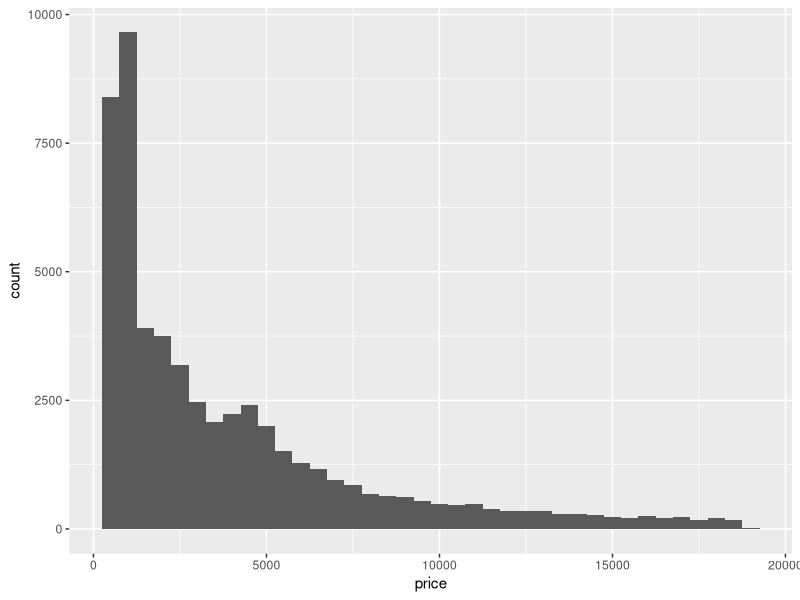
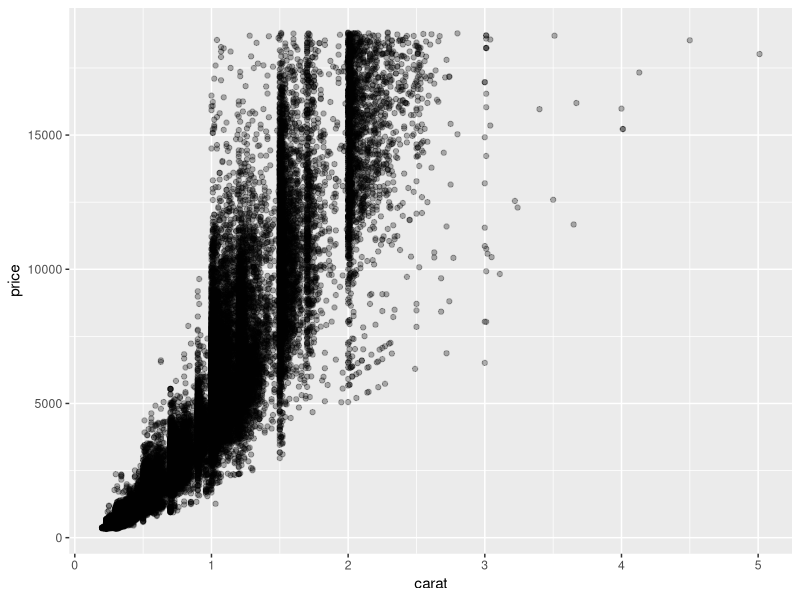
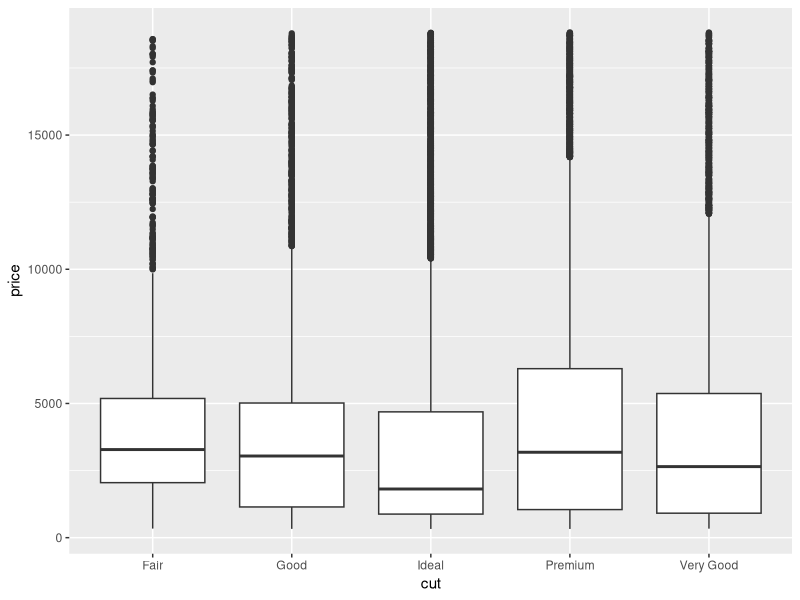
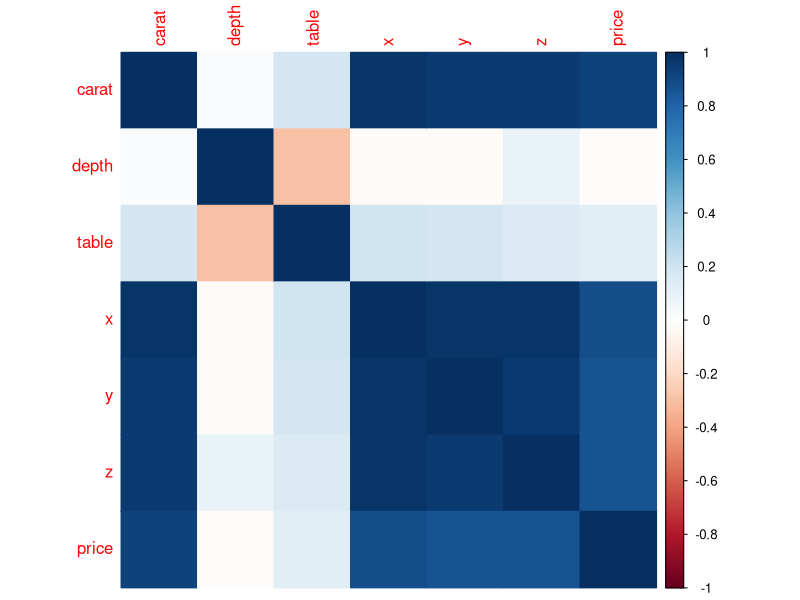

Reproduce these figures in R, in order.
## ---- chunk 1
# Read Data
library(readxl)
diamonds_data <- read_excel("diamonds dataset 2.xlsx", skip = 1)
head(diamonds_data)
summary(diamonds_data)
## ---- chunk 2
# Call Library
library(MASS)
library(e1071)
library(class)
library(ggplot2)
library(dplyr)
library(GGally)
library(corrplot)
## ---- chunk 3
# Check missing values per variable
colSums(is.na(diamonds_data))

# Count duplicated rows
sum(duplicated(diamonds_data)) 

# Remove duplicated rows to keep only unique athletes
diamonds_data <- diamonds_data[!duplicated(diamonds_data), ]

# Confirm duplicates are gone
sum(duplicated(diamonds_data))
## ---- chunk 4
# Convert categorical variables into factors
diamonds_data$cut    <- factor(diamonds_data$cut)
diamonds_data$color  <- factor(diamonds_data$color)
diamonds_data$clarity <- factor(diamonds_data$clarity)
str(diamonds_data)
## ---- chunk 5
# Exploratory Data Analysis

# Histogram
ggplot(diamonds_data, aes(x = price)) + geom_histogram(binwidth = 500)

# Scatterplots
ggplot(diamonds_data, aes(x = carat, y = price)) + geom_point(alpha = 0.3)

# Boxplots or Violin plots
ggplot(diamonds_data, aes(x = cut, y = price)) + geom_boxplot()

# Correlation Matrix (for numeric predictors)
corrplot(cor(diamonds_data[, c("carat","depth","table","x","y","z","price")]),
         method = "color")

## ---- chunk 6
# CREATE A BINARY CLASSIFICATION TARGET
# Here we define "High" price as the top 25% most expensive diamonds
price_threshold <- quantile(diamonds_data$price, 0.75)

diamonds_data$price_class <- ifelse(diamonds_data$price >= price_threshold,
                                    "High", "NotHigh")
diamonds_data$price_class <- factor(diamonds_data$price_class,
                                    levels = c("NotHigh", "High"))

table(diamonds_data$price_class)  # check class balance

# TRAIN–TEST SPLIT (70% train, 30% test)
n <- nrow(diamonds_data)
set.seed(123)
train_index <- sample(seq_len(n), size = 0.7 * n)

train_data <- diamonds_data[train_index, ]
test_data  <- diamonds_data[-train_index, ]

# 3. CHOOSE PREDICTOR VARIABLES
# We use all main predictors except the raw price (since that defines price_class)
predictors <- c("carat", "cut", "color", "clarity",
                "depth", "table", "x", "y", "z")

# Formula for all models
form <- as.formula(
  paste("price_class ~", paste(predictors, collapse = " + "))
)
## ---- chunk 7
# 1. LOGISTIC REGRESSION (GLM, BINOMIAL)

logit_model <- glm(form,
                   data   = train_data,
                   family = binomial)

summary(logit_model)  # interpret coefficients, significance, etc.

# Predicted probabilities for the test set
logit_prob <- predict(logit_model, newdata = test_data, type = "response")

# Convert probabilities to class labels using 0.5 cutoff
logit_pred <- ifelse(logit_prob >= 0.5, "High", "NotHigh")
logit_pred <- factor(logit_pred, levels = levels(train_data$price_class))

# Confusion matrix and accuracy
logit_cm <- table(Predicted = logit_pred, Actual = test_data$price_class)
logit_cm
logit_accuracy <- sum(diag(logit_cm)) / sum(logit_cm)
logit_accuracy
## ---- chunk 8
# 2. LINEAR DISCRIMINANT ANALYSIS (LDA)

lda_model <- lda(form, data = train_data)
lda_model  

lda_pred <- predict(lda_model, newdata = test_data)$class

lda_cm <- table(Predicted = lda_pred, Actual = test_data$price_class)
lda_cm
lda_accuracy <- sum(diag(lda_cm)) / sum(lda_cm)
lda_accuracy
## ---- chunk 9
# 3. QUADRATIC DISCRIMINANT ANALYSIS (QDA)

qda_model <- qda(form, data = train_data)
qda_model 

qda_pred <- predict(qda_model, newdata = test_data)$class

qda_cm <- table(Predicted = qda_pred, Actual = test_data$price_class)
qda_cm
qda_accuracy <- sum(diag(qda_cm)) / sum(qda_cm)
qda_accuracy
## ---- chunk 10
# 4. K-NEAREST NEIGHBOURS (KNN, k = 5)

# For KNN we use only numeric predictors and scale them.
numeric_vars <- c("carat", "depth", "table", "x", "y", "z")

# Create numeric matrices
train_x <- as.matrix(train_data[, numeric_vars])
test_x  <- as.matrix(test_data[, numeric_vars])

# Scale using training set parameters
train_x_scaled <- scale(train_x)
test_x_scaled  <- scale(test_x,
                        center = attr(train_x_scaled, "scaled:center"),
                        scale  = attr(train_x_scaled, "scaled:scale"))

train_y <- train_data$price_class
test_y  <- test_data$price_class

set.seed(123)
knn_pred <- knn(train = train_x_scaled,
                test  = test_x_scaled,
                cl    = train_y,
                k     = 5)

knn_cm <- table(Predicted = knn_pred, Actual = test_y)
knn_cm
knn_accuracy <- sum(diag(knn_cm)) / sum(knn_cm)
knn_accuracy
## ---- chunk 11
# 5. NEURAL NETWORK
# Fit a neural network model on training data
library(nnet)
set.seed(123)  # for reproducibility
nn_model <- nnet(price_class ~ ., data = train_data, size = 5, maxit = 500)

# Predict on the test set (type="class" yields factor class predictions)
nn_pred <- predict(nn_model, newdata = test_data, type = "class")

# Confusion matrix and accuracy
conf_mat_nn <- table(Predicted = nn_pred, Actual = test_data$price_class)
conf_mat_nn 
accuracy_nn <- mean(nn_pred == test_data$price_class)
accuracy_nn  
## ---- chunk 12
# COMPARE MODEL PERFORMANCES

model_performance <- data.frame(
  Model    = c("Logistic Regression", "LDA", "QDA", "KNN (k = 5)", "Neural Network"),
  Accuracy = c(logit_accuracy, lda_accuracy, qda_accuracy, knn_accuracy, accuracy_nn)
)

model_performance
